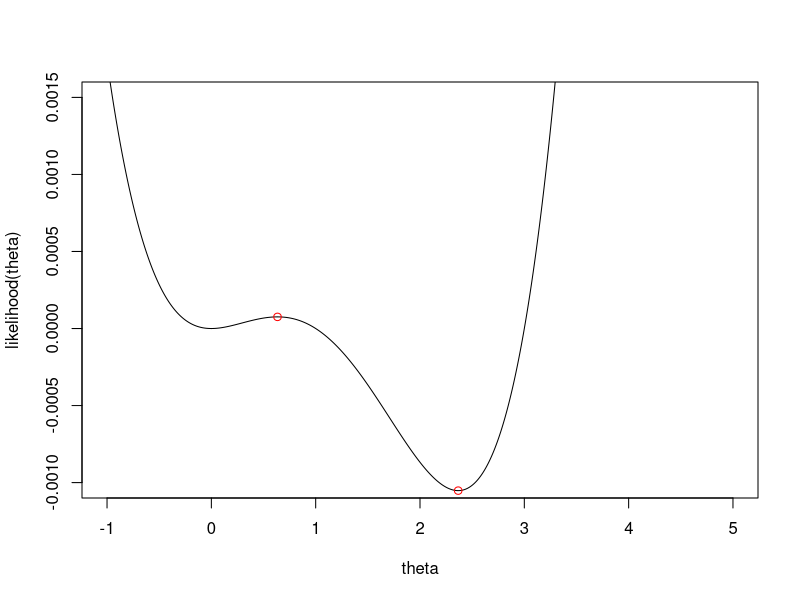

The R script that drew this image:
## ---- chunk 1
knitr::opts_chunk$set(echo = TRUE)
## ---- chunk 2
likelihood <- function(theta){
  (1-theta)/4 * theta/12 * 1/2 * (3-theta)/12 * theta/4
}
theta <- seq(-1,5,by=0.001)
plot(theta,likelihood(theta),type = "l",ylim = c(-0.001,0.0015))
points((3/2)+sqrt(3)/2,likelihood((3/2)+sqrt(3)/2), col = "red")
points((3/2)-sqrt(3)/2,likelihood((3/2)-sqrt(3)/2), col = "red")
